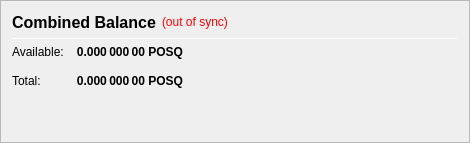
                   <widget class="QFrame" name="frame_CombinedBalances">
                    <property name="minimumSize">
                     <size>
                      <width>470</width>
                      <height>0</height>
                     </size>
                    </property>
                    <property name="frameShape">
                     <enum>QFrame::StyledPanel</enum>
                    </property>
                    <property name="frameShadow">
                     <enum>QFrame::Raised</enum>
                    </property>
                    <layout class="QVBoxLayout" name="verticalLayout_5">
                     <item>
                      <layout class="QHBoxLayout" name="horizontalLayout_5" stretch="0,0,0">
                       <item>
                        <widget class="QLabel" name="label_5z">
                         <property name="minimumSize">
                          <size>
                           <width>0</width>
                           <height>20</height>
                          </size>
                         </property>
                         <property name="font">
                          <font>
                           <pointsize>12</pointsize>
                           <weight>75</weight>
                           <bold>true</bold>
                          </font>
                         </property>
                         <property name="toolTip">
                          <string>Combined Balance (including unconfirmed and immature coins)</string>
                         </property>
                         <property name="text">
                          <string>Combined Balance</string>
                         </property>
                        </widget>
                       </item>
                       <item>
                        <widget class="QLabel" name="labelWalletStatus">
                         <property name="cursor">
                          <cursorShape>WhatsThisCursor</cursorShape>
                         </property>
                         <property name="toolTip">
                          <string>The displayed information may be out of date. Your wallet automatically synchronizes with the POSQ network after a connection is established, but this process has not completed yet.</string>
                         </property>
                         <property name="styleSheet">
                          <string notr="true">QLabel { color: red; }</string>
                         </property>
                         <property name="text">
                          <string notr="true">(out of sync)</string>
                         </property>
                         <property name="alignment">
                          <set>Qt::AlignLeading|Qt::AlignLeft|Qt::AlignVCenter</set>
                         </property>
                        </widget>
                       </item>
                       <item>
                        <spacer name="horizontalSpacer_1">
                         <property name="orientation">
                          <enum>Qt::Horizontal</enum>
                         </property>
                         <property name="sizeHint" stdset="0">
                          <size>
                           <width>40</width>
                           <height>20</height>
                          </size>
                         </property>
                        </spacer>
                       </item>
                      </layout>
                     </item>
                     <item>
                      <widget class="Line" name="line_CombinedBalance">
                       <property name="minimumSize">
                        <size>
                         <width>0</width>
                         <height>1</height>
                        </size>
                       </property>
                       <property name="maximumSize">
                        <size>
                         <width>16777215</width>
                         <height>1</height>
                        </size>
                       </property>
                       <property name="orientation">
                        <enum>Qt::Horizontal</enum>
                       </property>
                      </widget>
                     </item>
                     <item>
                      <layout class="QGridLayout" name="gridLayout_3">
                       <property name="spacing">
                        <number>12</number>
                       </property>
                       <item row="1" column="0">
                        <widget class="QLabel" name="labelBalanceTextz">
                         <property name="text">
                          <string>Available:</string>
                         </property>
                        </widget>
                       </item>
                       <item row="1" column="1">
                        <widget class="QLabel" name="labelBalancez">
                         <property name="font">
                          <font>
                           <weight>75</weight>
                           <bold>true</bold>
                          </font>
                         </property>
                         <property name="cursor">
                          <cursorShape>IBeamCursor</cursorShape>
                         </property>
                         <property name="toolTip">
                          <string>Your current spendable balance</string>
                         </property>
                         <property name="text">
                          <string notr="true">0.000 000 00 POSQ</string>
                         </property>
                         <property name="alignment">
                          <set>Qt::AlignRight|Qt::AlignTrailing|Qt::AlignVCenter</set>
                         </property>
                         <property name="textInteractionFlags">
                          <set>Qt::LinksAccessibleByMouse|Qt::TextSelectableByKeyboard|Qt::TextSelectableByMouse</set>
                         </property>
                        </widget>
                       </item>
                       <item row="2" column="0">
                        <widget class="QLabel" name="labelTotalTextz">
                         <property name="text">
                          <string>Total:</string>
                         </property>
                        </widget>
                       </item>
                       <item row="2" column="1">
                        <widget class="QLabel" name="labelTotalz">
                         <property name="font">
                          <font>
                           <weight>75</weight>
                           <bold>true</bold>
                          </font>
                         </property>
                         <property name="cursor">
                          <cursorShape>IBeamCursor</cursorShape>
                         </property>
                         <property name="toolTip">
                          <string>Total Balance, including all unavailable coins.</string>
                         </property>
                         <property name="text">
                          <string notr="true">0.000 000 00 POSQ</string>
                         </property>
                         <property name="alignment">
                          <set>Qt::AlignRight|Qt::AlignTrailing|Qt::AlignVCenter</set>
                         </property>
                         <property name="textInteractionFlags">
                          <set>Qt::LinksAccessibleByMouse|Qt::TextSelectableByKeyboard|Qt::TextSelectableByMouse</set>
                         </property>
                        </widget>
                       </item>
                       <item row="2" column="3">
                        <spacer name="horizontalSpacer_2">
                         <property name="orientation">
                          <enum>Qt::Horizontal</enum>
                         </property>
                         <property name="sizeHint" stdset="0">
                          <size>
                           <width>40</width>
                           <height>20</height>
                          </size>
                         </property>
                        </spacer>
                       </item>
                      </layout>
                     </item>
                     <item>
                      <spacer name="verticalSpacer_1">
                       <property name="orientation">
                        <enum>Qt::Vertical</enum>
                       </property>
                       <property name="sizeHint" stdset="0">
                        <size>
                         <width>20</width>
                         <height>40</height>
                        </size>
                       </property>
                      </spacer>
                     </item>
                    </layout>
                   </widget>
